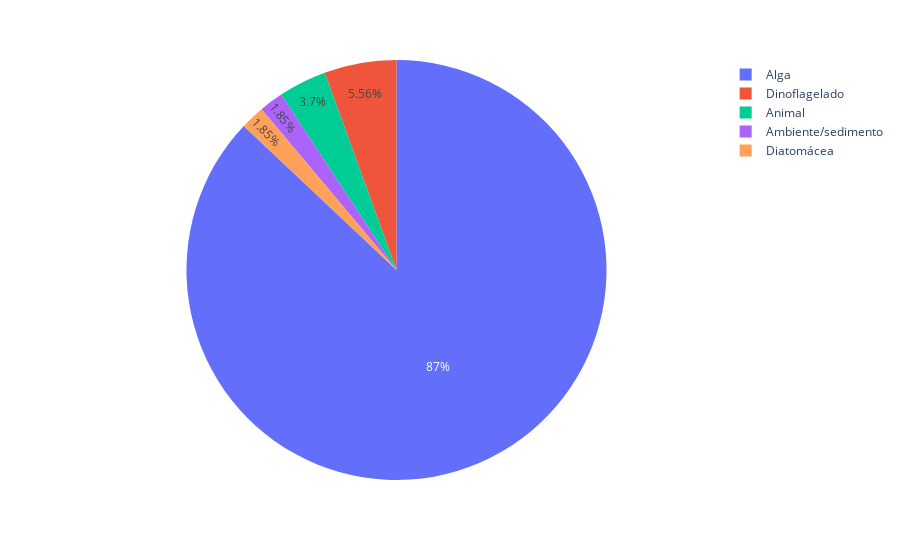

Notebook code for this chart:
### Code cell
# Contar quantas amostras existem por tipo de hospedeiro
host_counts = df_host['Host Type Generic'].value_counts().reset_index()
host_counts.columns = ['Host Type Generic', 'Quantidade']

# Gráfico de pizza
fig = px.pie(
    host_counts,
    names='Host Type Generic',
    values='Quantidade',
    color='Host Type Generic',  # opcional, adiciona cores diferentes para cada tipo
    # title='Distribuição de amostras por tipo de hospedeiro',
    hole=0.0  # se quiser donut, coloque valor > 0, ex: 0.3
)

fig.show()

# Salvar gráfico como imagem (PNG)
fig.write_image(f"{PATH_GRAPHS}//generic_host_type.png", scale=2, width=800, height=600)

### Figure 1 — Plotly figure (JSON) as saved in the notebook; plotly's stock layout.template omitted (floating-point values rounded to 4 significant figures)
{"data": [{"customdata": [["Alga"], ["Dinoflagelado"], ["Animal"], ["Ambiente/sedimento"], ["Diatomácea"]], "domain": {"x": [0, 1], "y": [0, 1]}, "hole": 0, "hovertemplate": "Host Type Generic=%{customdata[0]}<br>Quantidade=%{value}<extra></extra>", "labels": ["Alga", "Dinoflagelado", "Animal", "Ambiente/sedimento", "Diatomácea"], "legendgroup": "", "marker": {"colors": ["#636efa", "#EF553B", "#00cc96", "#ab63fa", "#FFA15A"]}, "name": "", "showlegend": true, "type": "pie", "values": [47, 3, 2, 1, 1]}], "layout": {"legend": {"tracegroupgap": 0}, "margin": {"t": 60}}}
